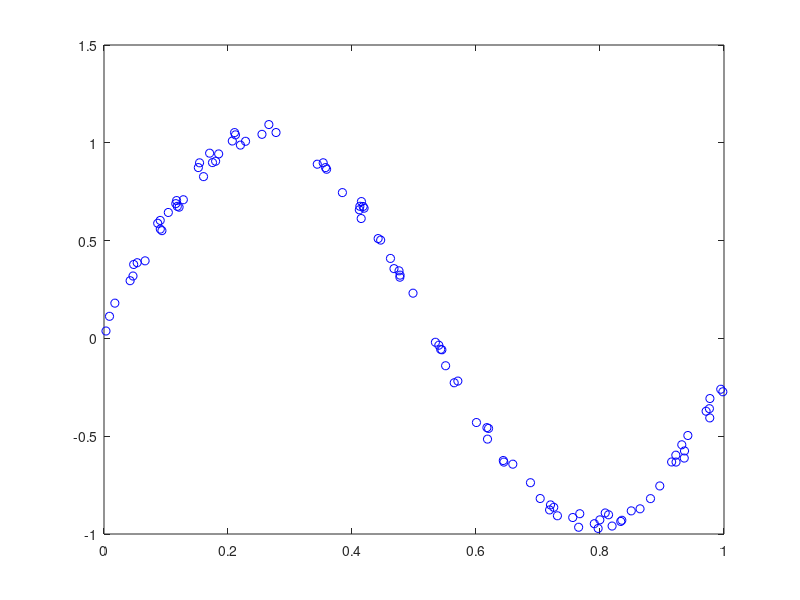

Write MATLAB code to recreate this figure.
%% Sampling
sigma = 0.1; % Noise dampening
n = 100;
x = rand(n, 1); % n rows 1 column
y = sin(6*x) + sigma * rand(size(x)); % y + some gaussian noise

plot(x,y,'ob'); % Blue circles